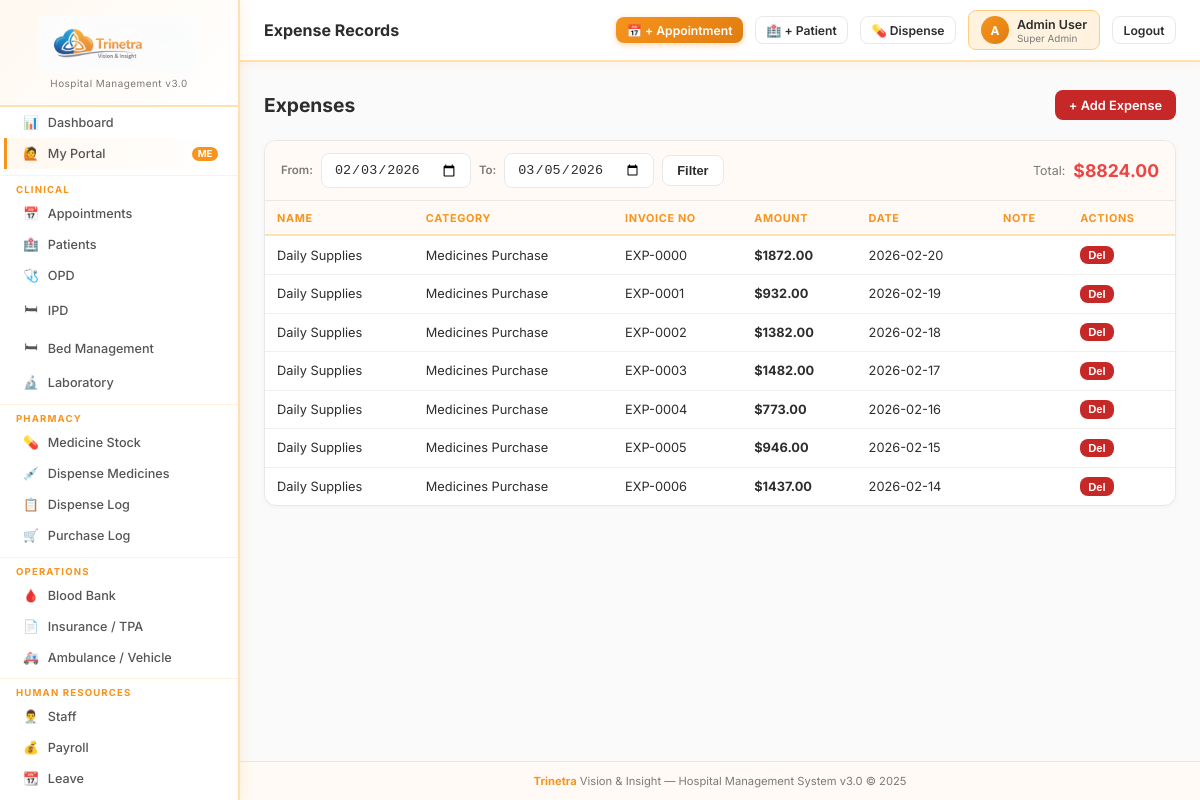
Page /expenses (signed in) on the committed database.
### tables this page shows
CREATE TABLE expenses (
    id INTEGER PRIMARY KEY AUTOINCREMENT, name TEXT NOT NULL,
    exp_head_id INTEGER DEFAULT 0, invoice_no TEXT DEFAULT '',
    amount REAL DEFAULT 0, date TEXT DEFAULT CURRENT_DATE, note TEXT DEFAULT ''
);

CREATE TABLE expense_head (
    id INTEGER PRIMARY KEY AUTOINCREMENT, exp_category TEXT NOT NULL
);

### app.py (the view)
@app.route('/expenses')
@perm_required('expenses','view')
def expenses_list():
    start = request.args.get('start',(date.today()-timedelta(days=30)).isoformat())
    end   = request.args.get('end',date.today().isoformat())
    rows  = qdb("SELECT expenses.*,expense_head.exp_category FROM expenses LEFT JOIN expense_head ON expense_head.id=expenses.exp_head_id WHERE expenses.date BETWEEN ? AND ? ORDER BY expenses.date DESC",(start,end))
    total = sum(float(r['amount'] or 0) for r in rows)
    heads = qdb("SELECT * FROM expense_head")
    return render_template('expenses/list.html', records=rows, total=total, start=start, end=end, heads=heads)

### app.py (called while the page is built)
def get_db():
    db = getattr(g, '_database', None)
    if db is None:
        db = g._database = sqlite3.connect(DATABASE)
        db.row_factory = sqlite3.Row
        db.execute("PRAGMA foreign_keys = ON")
    return db

@app.teardown_appcontext
def close_connection(exception):
    db = getattr(g, '_database', None)
    if db is not None: db.close()

def qdb(query, args=(), one=False):
    cur = get_db().execute(query, args)
    rv = cur.fetchall()
    return (rv[0] if rv else None) if one else rv

def get_user(): return session.get('hospitaladmin', {})

def get_user_permissions():
    user = get_user()
    if not user: return {}
    if user.get('roles') == 'Super Admin':
        return {m: {'view':True,'add':True,'edit':True,'delete':True} for m in ALL_MODULES}
    role_id = user.get('role_id', 0)
    rows = qdb("SELECT module,can_view,can_add,can_edit,can_delete FROM role_permissions WHERE role_id=?", (role_id,))
    return {r['module']: {'view':bool(r['can_view']),'add':bool(r['can_add']),'edit':bool(r['can_edit']),'delete':bool(r['can_delete'])} for r in rows}

def perm_required(module, action='view'):
    def decorator(f):
        @wraps(f)
        def decorated(*args, **kwargs):
            if 'hospitaladmin' not in session:
                return redirect(url_for('login'))
            user = get_user()
            if user.get('roles') == 'Super Admin':
                return f(*args, **kwargs)
            perms = get_user_permissions()
            if not perms.get(module, {}).get(action):
                flash(f'Access denied: {action} permission required for {module}.', 'danger')
                return redirect(url_for('dashboard'))
            return f(*args, **kwargs)
        return decorated
    return decorator

@app.context_processor
def inject_globals():
    user = get_user()
    perms = get_user_permissions() if user else {}
    settings = {}
    if user:
        try:
            rows = qdb("SELECT name,value FROM sch_settings")
            settings = {r['name']: r['value'] for r in rows}
        except: pass
    return dict(current_user=type('U', (), user)() if user else None,
                user_perms=perms, settings=settings,
                ALL_MODULES=ALL_MODULES)

### templates/expenses/list.html
{% extends 'base.html' %}{% block title %}Expenses{% endblock %}{% block page_title %}Expense Records{% endblock %}{% block content %}
<div class="page-header"><div><h1>Expenses</h1></div>{% if user_perms.get('expenses',{}).get('add') %}<a href="{{ url_for('expense_add') }}" class="btn btn-danger">+ Add Expense</a>{% endif %}</div>
<div class="card"><div class="card-header">
  <form class="flex gap-2 items-center" method="GET">
    <label class="form-label" style="margin:0;white-space:nowrap;">From:</label><input type="date" name="start" class="form-control" value="{{ start }}" style="width:150px;">
    <label class="form-label" style="margin:0;">To:</label><input type="date" name="end" class="form-control" value="{{ end }}" style="width:150px;">
    <button type="submit" class="btn btn-secondary">Filter</button>
  </form>
  <div class="flex items-center gap-2"><span class="text-muted text-sm">Total:</span><strong style="font-size:1.1rem;color:#ef4444;">{{ current_user.currency_symbol }}{{ "%.2f"|format(total) }}</strong></div>
</div>
<div class="card-body p-0"><div class="table-wrap"><table>
<thead><tr><th>Name</th><th>Category</th><th>Invoice No</th><th>Amount</th><th>Date</th><th>Note</th><th>Actions</th></tr></thead>
<tbody>{% for r in records %}<tr>
  <td>{{ r.name }}</td><td>{{ r.exp_category }}</td><td>{{ r.invoice_no or '—' }}</td>
  <td><strong>{{ current_user.currency_symbol }}{{ "%.2f"|format(r.amount) }}</strong></td><td>{{ r.date }}</td>
  <td>{{ (r.note or '')[:40] }}</td>
  <td>{% if user_perms.get('expenses',{}).get('delete') %}<form method="POST" action="{{ url_for('expense_delete',eid=r.id) }}" style="display:inline" onsubmit="return confirm('Delete?')"><button class="btn btn-danger btn-xs">Del</button></form>{% endif %}</td>
</tr>{% else %}<tr><td colspan="7" class="text-center text-muted" style="padding:2rem">No records.</td></tr>{% endfor %}</tbody>
</table></div></div></div>{% endblock %}

### templates/base.html (style rules this page uses)
:root { --brand-orange:#F7941D; --brand-orange-dark:#e07d10; --brand-orange-light:#FFF3E0; --brand-blue:#1565C0; --sidebar:#ffffff; --sidebar-border:#ffe0b2; --sidebar-hover:#fff8f0; --sidebar-active-bg:#F7941D; --sidebar-active-text:#ffffff; --topbar:#ffffff; --bg:#fafafa; --card:#ffffff; --border:#e8e8e8; --text:#2d2d2d; --muted:#7a7a7a; --primary:#F7941D; --primary-dark:#e07d10; --success:#2e7d32; --danger:#c62828; --warning:#e65100; --info:#0277bd; --purple:#6a1b9a; }
* { margin:0;padding:0;box-sizing:border-box; }
html,body { height:100%; }
body { font-family:'Inter',system-ui,sans-serif; background:var(--bg); color:var(--text); display:flex; min-height:100vh; overflow-x:hidden; }
.page-header { display:flex;align-items:center;justify-content:space-between; margin-bottom:1.25rem;flex-wrap:wrap;gap:.75rem; }
.page-header h1 { font-size:1.2rem;font-weight:700;color:var(--text); }
.card { background:var(--card); border:1px solid var(--border); border-radius:.75rem; overflow:hidden; margin-bottom:1rem; box-shadow:0 1px 4px rgba(0,0,0,.04); }
.card-header { padding:.75rem 1rem; border-bottom:1px solid var(--border); display:flex;align-items:center;justify-content:space-between; background:#fffaf5; }
.card-body { padding:1rem; }
.card-body.p-0 { padding:0; }
.table-wrap { overflow-x:auto; }
table { width:100%;border-collapse:collapse;font-size:.8rem; }
thead tr { background:#fffaf5; }
th { padding:.6rem .75rem;text-align:left; font-size:.68rem;font-weight:700; color:var(--brand-orange); text-transform:uppercase;letter-spacing:.06em; white-space:nowrap; border-bottom:2px solid var(--sidebar-border); }
td { padding:.6rem .75rem;border-bottom:1px solid #f0f0f0;vertical-align:middle; }
tr:last-child td { border-bottom:none; }
.form-label { font-size:.72rem;font-weight:600;color:var(--muted); }
.form-control { padding:.5rem .75rem; border:1.5px solid var(--border); border-radius:.5rem; font-size:.84rem; width:100%; background:#fff; transition:.15s; color:var(--text); }
.btn { display:inline-flex;align-items:center;gap:.4rem; padding:.45rem .875rem;border-radius:.5rem; font-size:.8rem;font-weight:600;cursor:pointer; border:none;text-decoration:none;transition:.15s;white-space:nowrap; }
.btn-danger { background:#c62828;color:#fff; }
.btn-secondary { background:#fff;color:var(--text);border:1.5px solid var(--border); }
.btn-xs { padding:.2rem .5rem;font-size:.7rem; }
.flex { display:flex; }
.gap-2 { gap:.5rem; }
.items-center { align-items:center; }
.text-muted { color:var(--muted); }
.text-sm { font-size:.78rem; }

### rows in the picture
expenses: name "Daily Supplies", exp_category "Medicines Purchase", invoice_no "EXP-0000", currency_symbol "$", amount "1872.00", date "2026-02-20"
expenses: name "Daily Supplies", exp_category "Medicines Purchase", invoice_no "EXP-0001", currency_symbol "$", amount "932.00", date "2026-02-19"
expenses: name "Daily Supplies", exp_category "Medicines Purchase", invoice_no "EXP-0002", currency_symbol "$", amount "1382.00", date "2026-02-18"
expenses: name "Daily Supplies", exp_category "Medicines Purchase", invoice_no "EXP-0003", currency_symbol "$", amount "1482.00", date "2026-02-17"
expenses: name "Daily Supplies", exp_category "Medicines Purchase", invoice_no "EXP-0004", currency_symbol "$", amount "773.00", date "2026-02-16"
expenses: name "Daily Supplies", exp_category "Medicines Purchase", invoice_no "EXP-0005", currency_symbol "$", amount "946.00", date "2026-02-15"
expenses: name "Daily Supplies", exp_category "Medicines Purchase", invoice_no "EXP-0006", currency_symbol "$", amount "1437.00", date "2026-02-14"

### other values in the picture
{{ current_user.username[:1].upper() if current_user else 'U' }} "A"
{{ current_user.username if current_user else '' }} "Admin User"
{{ current_user.roles if current_user else '' }} "Super Admin"
{{ current_user.currency_symbol }} "$"
{{ "%.2f"|format(total) }} "8824.00"
